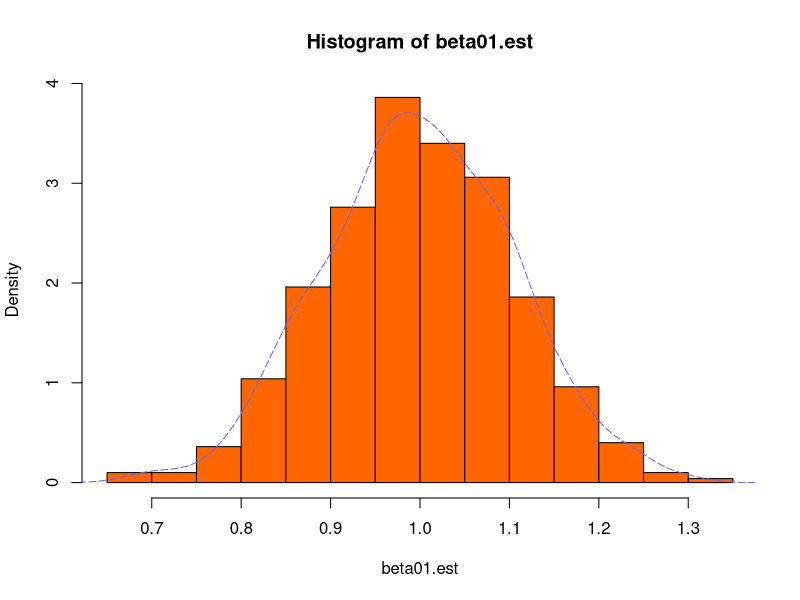
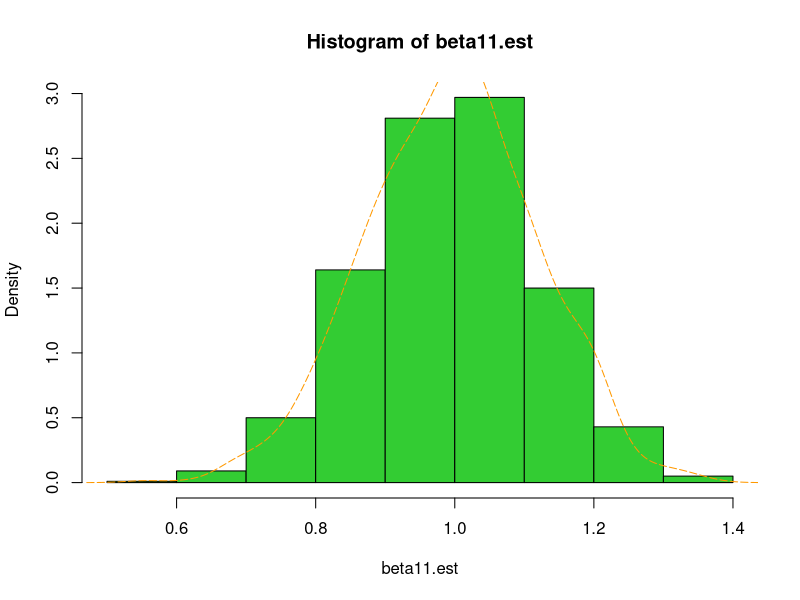
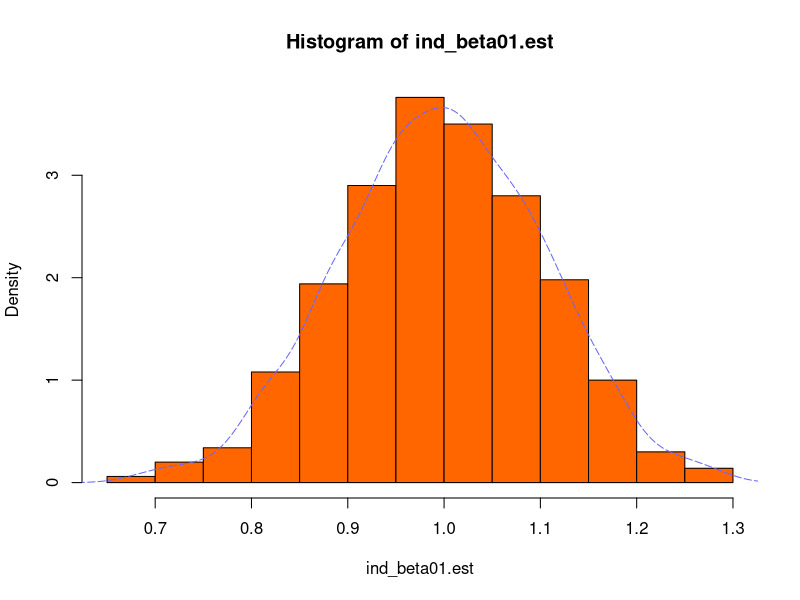
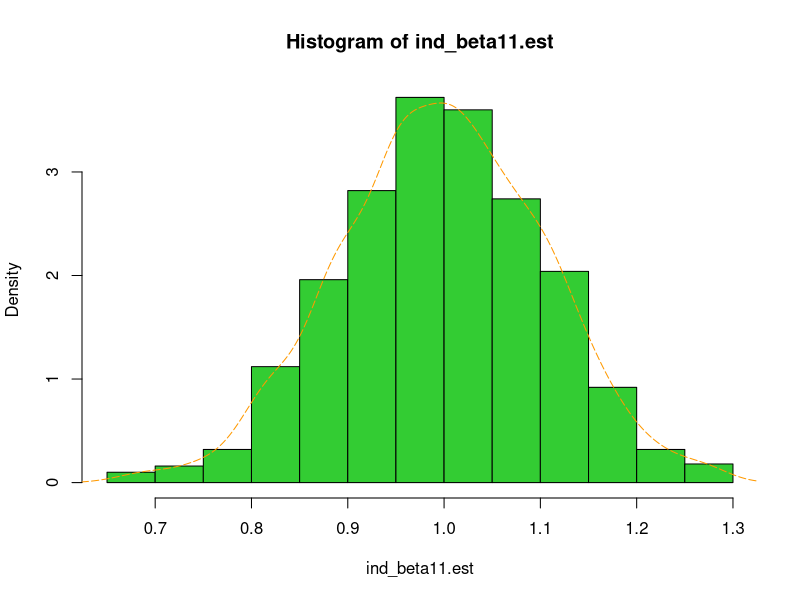

Generate these figures, in order, with R:
### HOMEWORK 01 - FOUNDATIONS OF STATISTICAL LEARNIG - JEBALI 7078487 ## 

## GLOBAL SETTING ## 
n <- 100 # sampling size
beta0 <- 5
beta1 <- 1
beta2 <- 0


## SCENARIO 1 SETTING ## 

# In this scenario the RVs X1 and X2 are dependents and positive correlated #
sigma1 <- matrix(c(1, 0.5, 0.5, 1), nrow = 2, ncol = 2)
mu1 <- c(0,0)


# SIMULATION SETTING # 
nsim <- 1000 # number of simulations 

beta00.est <- numeric(nsim) # vector of intercept estimations of mod0
beta01.est <- numeric(nsim) # vector of beta1 estimations of mod0

beta10.est <- numeric(nsim) # vector of intercept estimations of mod1
beta11.est <- numeric(nsim) # vector of beta1 estimations of mod1
beta12.est <- numeric(nsim) # vector of beta2 estimations of mod1

for (i in 1:nsim){
  set.seed(123 + i)
  X <- mvtnorm::rmvnorm(n, mean = mu1, sigma =sigma1)
  e <- rnorm(n,0,1)
  
  y <- beta0 + beta1*X[,1] + beta2*X[,2] + e
  
  mod0 <- lm (y ~ X[,1]) # reduced model
  mod1 <- lm (y ~ X[,1] + X[,2]) # complete model
  
  # Parameters estimations from the reduced model 
  beta00.est[[i]] <- mod0$coeff[1] # intercept estimations from mod0
  beta01.est[[i]] <- as.vector(mod0$coeff[2]) # beta1 estimations from mod0 
  
  # Parameters estimations from the complete model
  beta10.est[[i]] <- mod1$coeff[1] # intercept estimations from mod1
  beta11.est[[i]] <- mod1$coeff[2] # beta1 estimations from mod1
  beta12.est[[i]] <- mod1$coeff[3] # berta2 estimations from mod1
  
}

# Mean of the estimated values of beta1 from the reduced model
mean(beta01.est)

# Mean of the estimated values of beta1 from the complete model
mean(beta11.est)

# Plot of the estimated values of beta1 from the reduced model
hist(beta01.est, col="#ff6600", prob=TRUE)
lines(density(beta01.est), lty="longdash", col="#6666ff")

# Plot of the estimaed values of beta1 from the complete model
hist(beta11.est, col="#33cc33", prob=TRUE)
lines(density(beta11.est), lty="longdash", col="#ff9900")




####################################################################################################################




## SCENARIO 2 SETTING ## 

# In this scenario the RVs X1 and X2 are independent #
sigma2 <- matrix(c(1, 0, 0, 1), nrow = 2, ncol = 2)
mu2 <- c(0,0)


# SIMULATION SETTING # 
nsim <- 1000 # number of simulations 

ind_beta00.est <- numeric(nsim) # vector of intercept estimations of ind_mod0
ind_beta01.est <- numeric(nsim) # vector of beta1 estimations of ind_mod0

ind_beta10.est <- numeric(nsim) # vector of intercept estimations of ind_mod1
ind_beta11.est <- numeric(nsim) # vector of beta1 estimations of ind_mod1
ind_beta12.est <- numeric(nsim) # vector of beta2 estimations of ind_mod1

for (i in 1:nsim){
  set.seed(123 + i)
  ind_X<- mvtnorm::rmvnorm(n, mean = mu2, sigma = sigma2)
  e <- rnorm(n,0,1)
  
  ind_y <- beta0 + beta1*ind_X[,1] + beta2*ind_X[,2] + e
  
  ind_mod0 <- lm (ind_y ~ ind_X[,1]) # reduced model
  ind_mod1 <- lm (ind_y ~ ind_X[,1] + ind_X[,2]) # complete model
  
  # Parameters estimations from the reduced model
  ind_beta00.est[[i]] <- ind_mod0$coeff[1] # intercept estimations from ind_mod0
  ind_beta01.est[[i]] <- ind_mod0$coeff[2] # beta1 estimations from ind_mod0
  
  # Parameters estimations from the complete model
  ind_beta10.est[[i]] <- ind_mod1$coeff[1] # intercept estimations from ind_mod1
  ind_beta11.est[[i]] <- ind_mod1$coeff[2] # beta1 estimations from ind_mod1
  ind_beta12.est[[i]] <- ind_mod1$coeff[3] # beta2 estimations from ind_mod1
}


# Mean of the estimated values of beta1 from the reduced model
mean(ind_beta01.est)

# Mean of the estimated values of beta1 from the complete model
mean(ind_beta11.est)

# Plot of the estimated values of beta1 from the reduced model
hist(ind_beta01.est, col="#ff6600", prob=TRUE)
lines(density(ind_beta01.est), lty="longdash", col="#6666ff")

# Plot of the estimaed values of beta1 from the complete model
hist(ind_beta11.est, col="#33cc33", prob=TRUE)
lines(density(ind_beta11.est), lty="longdash", col="#ff9900")


